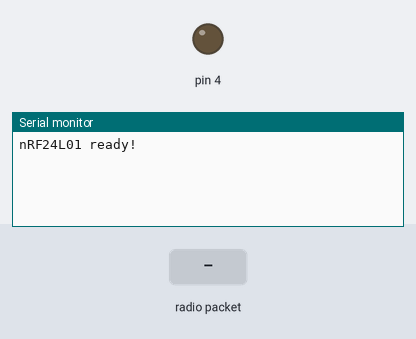
A sketch run on a simulated Arduino Uno, built with avr-gcc and run on an emulated ATmega328P. Parts: output pins drawn as LEDs (lit = HIGH), the last lines printed to the serial monitor. The test bench sets the inputs (shaded band). No radio packets arrive unless stated.

Above: at 1.2 s.
1.3 s: radio packet "o" arrives
At 2.2 s:
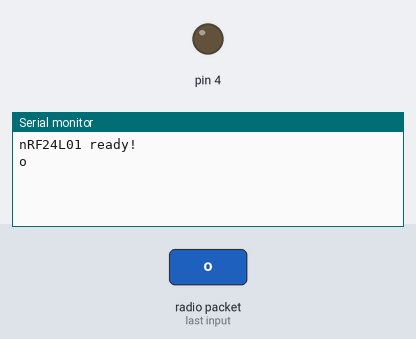
2.8 s: radio packet "f" arrives
At 3.4 s:
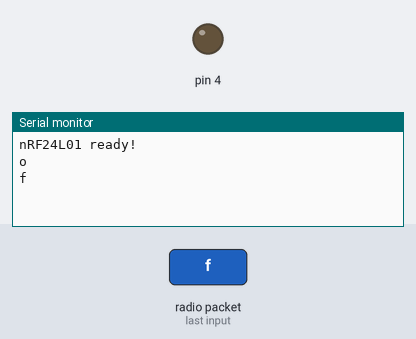
4.3 s: radio packet "4" arrives
At 5.8 s:
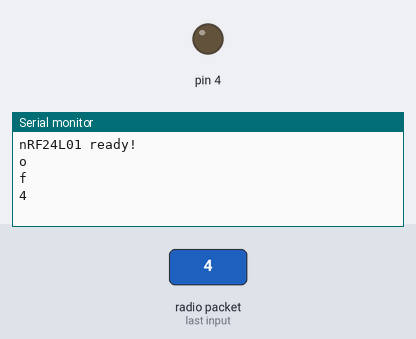

Measured:
- after the input at 1.3 s, the serial monitor: prints a new line at once (image 1)
- after the input at 2.8 s, the serial monitor: prints a new line at once (image 2)
- after the input at 4.3 s, the serial monitor: prints a new line at once (image 3)

The sketch:

NRF24L01_receiver_1007.ino
```cpp
#include <SPI.h>;
#include "RF24.h"

RF24 rf24(7, 8); // CE腳, CSN腳

const byte addr[] = "1Node";
const byte pipe = 1;  // 指定通道編號

void setup() {
  pinMode(4,OUTPUT);
  Serial.begin(9600);
  rf24.begin();
  rf24.setChannel(83);  // 設定頻道編號
  rf24.setPALevel(RF24_PA_MIN);
  rf24.setDataRate(RF24_250KBPS);
  rf24.openReadingPipe(pipe, addr);  // 開啟通道和位址
  rf24.startListening();  // 開始監聽無線廣播
  Serial.println("nRF24L01 ready!");
}

void loop() {
  if (rf24.available(&pipe)) {
    char msg[32] = "";
    rf24.read(&msg, sizeof(msg));
    Serial.println(msg); // 顯示訊息內容 '
    if ((msg[0] == 'o')&&(msg[1] == 'f')&&(msg[2] == 'f')&&(msg[3] == '4')){
      digitalWrite(4,HIGH);
      delay(1000);
    }
  }
  delay(100);
}
```
